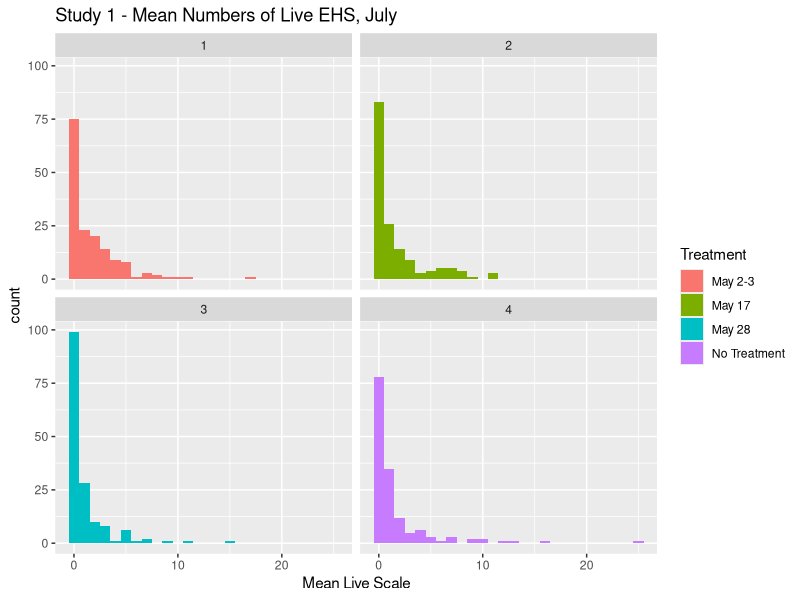

Recreate this plot in R. (Note: this script raises an error after producing the figure.)
# Load the package, read data, and manipulate
library(dplyr)
library(tidyr)
library(ggplot2)
library(stringr)
library(RColorBrewer)
library(ggthemes)
library(viridis)
library(MASS)
library(lme4)
library(tidyverse)
library(multcomp) 
library(multcompView)


## PREPROCESSING ##

# read in file
scalecount <- read.csv(file="EHS count 2024 v7 (study 1).csv", strip.white=TRUE)
colnames(scalecount) <- c("Label", "County","Twigab","Date","Counter","Livescale1","Deadscale1",
                          "Livescale2","Deadscale2","Livescale3","Deadscale3","Prespara","Presfungus",
                          "Presscalenewgr","encarsia")

#delete columns with no info
scalecount <- scalecount[ -c(16:19) ]

#extract and create new column with treatment
scalecount$Treatment<-
  substring(scalecount$Label, first=4, last=4)

#getting zero and 1s as presence and absence
# parasitism
scalecount$Prespara<-replace(scalecount$Prespara, scalecount$Prespara=="yes", 1)
scalecount$Prespara<-replace(scalecount$Prespara, scalecount$Prespara=="y", 1)
scalecount$Prespara<-replace(scalecount$Prespara, scalecount$Prespara=="Y", 1)
scalecount$Prespara<-replace(scalecount$Prespara, scalecount$Prespara=="", 0)
scalecount$Prespara<-replace(scalecount$Prespara, scalecount$Prespara=="n", 0)
scalecount$Prespara<-replace(scalecount$Prespara, scalecount$Prespara=="N", 0)
scalecount$Prespara<-replace(scalecount$Prespara, scalecount$Prespara=="no", 0)

# scale new growth?
scalecount$Presscalenewgr<-replace(scalecount$Presscalenewgr, scalecount$Presscalenewgr=="yes", 1)
scalecount$Presscalenewgr<-replace(scalecount$Presscalenewgr, scalecount$Presscalenewgr=="y", 1)
scalecount$Presscalenewgr<-replace(scalecount$Presscalenewgr, scalecount$Presscalenewgr=="Y", 1)
scalecount$Presscalenewgr<-replace(scalecount$Presscalenewgr, scalecount$Presscalenewgr=="", 0)
scalecount$Presscalenewgr<-replace(scalecount$Presscalenewgr, scalecount$Presscalenewgr=="n", 0)
scalecount$Presscalenewgr<-replace(scalecount$Presscalenewgr, scalecount$Presscalenewgr=="N", 0)
scalecount$Presscalenewgr<-replace(scalecount$Presscalenewgr, scalecount$Presscalenewgr=="no", 0)

# presence of fungus
scalecount$Presfungus<-replace(scalecount$Presfungus, scalecount$Presfungus=="yes", 1)
scalecount$Presfungus<-replace(scalecount$Presfungus, scalecount$Presfungus=="y", 1)
scalecount$Presfungus<-replace(scalecount$Presfungus, scalecount$Presfungus=="Y", 1)
scalecount$Presfungus<-replace(scalecount$Presfungus, scalecount$Presfungus=="", 0)
scalecount$Presfungus<-replace(scalecount$Presfungus, scalecount$Presfungus=="n", 0)
scalecount$Presfungus<-replace(scalecount$Presfungus, scalecount$Presfungus=="N", 0)
scalecount$Presfungus<-replace(scalecount$Presfungus, scalecount$Presfungus=="no", 0)

# change Treatment and County to factors
scalecount <- scalecount %>% 
  mutate(across(c(Treatment, County), as.factor))

# change counts to numeric
scalecount <- scalecount %>% 
  mutate(across(c(Livescale1, Deadscale1, Livescale2, Deadscale2, Livescale3, Deadscale3), as.numeric))

# Add mean live scale and Mean dead scale columns
scalecount<-scalecount %>% 
  mutate(Meanlivescale = rowMeans(dplyr::select(., Livescale1, Livescale2, Livescale3), na.rm = TRUE))
scalecount<-scalecount %>% 
  mutate(Meandeadscale = rowMeans(dplyr::select(., Deadscale1, Deadscale2, Deadscale3), na.rm = TRUE))

#removing labels that were not collected
scalecount<-scalecount %>% drop_na(Livescale1)

#scalecount has both July and November counts in it

# getting first count- July
# "scalecount_july" henceforth refers to July collection
scalecount_july <- subset(scalecount, grepl('July',Date))

# Treatment survival means
tmeans_all <- scalecount_july %>% 
  group_by(Treatment) %>% 
  dplyr::summarize(
    Mean=round(mean(Meanlivescale, na.rm = T),3),
    sd = sd(Meanlivescale),
    n = n(),
    se = sd / sqrt(n),
    cv = sd/Mean * 100
  )
print(tmeans_all)

# Treatment labels
trt_labels <- c("May 2-3", "May 17", "May 28", "No Treatment")

# Exploratory plot 1 - treatment mean of live EHS distribution
get_hist_livescale <- function(data, collection_date) {
  hist_livescale <- ggplot(data=data, aes(x=Meanlivescale, fill=Treatment)) + 
                  geom_histogram(binwidth=1) + 
                  labs(x="Mean Live Scale") + 
                  facet_wrap(~Treatment) + 
                  scale_fill_discrete(labels=trt_labels) + 
                  labs(title=paste("Study 1 - Mean Numbers of Live EHS,",
                                   collection_date))
  return(hist_livescale)
}

get_hist_livescale(scalecount_july, "July")
get_hist_livescale(scalecount_nov, "Nov")

# treatment means as bar plots
Meanlivescale_plot_all <- ggplot(data=tmeans_all, 
                                   aes(x=Treatment, y=Mean
                                   ), na.rm = T) +
  geom_bar(stat="identity", position = position_dodge2(width = 0.9, preserve = "single"))  +
  geom_errorbar(aes(ymin=Mean-se, ymax=Mean+se), position = position_dodge(0.9), width = 0,
                show.legend = FALSE, color="black") +
  labs(x="Treatment Date", y="Mean Live EHS", title="Study 1 - Mean Live EHS on 10 needles of Last Year's Growth") +
  theme_bw() + 
  theme(panel.grid.major = element_blank(), 
        panel.grid.minor = element_blank(),
        axis.text.x=element_text(angle = 35, vjust = 0.5, size=18), 
        axis.title.x = element_text(size=18),
        axis.title.y=element_text(size=18),
        axis.text.y=element_text(size=18),
        legend.text = element_text(size = 14),
        legend.title = element_text(size = 18)
  )+  ylim(0, 3)+
  scale_fill_brewer(palette = "Dark2")+
  scale_color_brewer(palette = "Dark2") + scale_x_discrete(label = trt_labels)
Meanlivescale_plot_all
ggsave(Meanlivescale_plot_all, file="Meanlivescale_plot_all.pdf", 
       width = 6, height=4)


##


####by county#####
# Treatment survival means for July scale count
tmeans_county_july <- scalecount_july %>% 
  group_by(Treatment, County) %>% 
  dplyr::summarize(
    Mean=round(mean(Meanlivescale, na.rm = T),3),
    sd = sd(Meanlivescale),
    n = n(),
    se = sd / sqrt(n),
    cv = sd/Mean * 100
  )
print(tmeans_county_july)

#by county
# Treatment survival means for second (November) scale count
scalecount_nov <- subset(scalecount, grepl('November', Date))
tmeans_county_nov <- scalecount_nov %>% 
  group_by(Treatment, County) %>% 
  dplyr::summarize(
    Mean=round(mean(Meanlivescale, na.rm = T),3),
    sd = sd(Meanlivescale),
    n = n(),
    se = sd / sqrt(n),
    cv = sd/Mean * 100
  )
print(tmeans_county_nov)

# Mean live scale plot by county for July
Meanlivescale_plot_county_july <- ggplot(data=tmeans_county_july, 
                                    aes(x=Treatment, y=Mean, fill=County, colour=County
                                    ), na.rm = T) +
  geom_bar(stat="identity", position = position_dodge2(width = 0.9, preserve = "single"))  +
  geom_errorbar(aes(ymin=Mean-se, ymax=Mean+se), position = position_dodge(0.9), width = 0,
                show.legend = FALSE, color="black") +
  labs(x="Treatment", y="Mean Live Count", title="Study 1 - Mean Live Scale By County - July") +
  theme_bw() + 
  theme(panel.grid.major = element_blank(), 
        panel.grid.minor = element_blank(),
        axis.text.x=element_text(angle = 35, vjust = 0.5, size=18), 
        axis.title.x = element_text(size=18),
        axis.title.y=element_text(size=18),
        axis.text.y=element_text(size=18),
        legend.text = element_text(size = 14),
        legend.title = element_text(size = 18)
  )+  ylim(0, 5)+
  scale_fill_brewer(palette = "Dark2")+
  scale_color_brewer(palette = "Dark2") + scale_x_discrete(label = trt_labels)
Meanlivescale_plot_county_july

# save as a PDF image July collection 
ggsave(Meanlivescale_plot_county, file="Meanlivescale_plot_county.pdf", 
       width = 6, height=4)

# November collection plot, by county
Meanlivescale_plot_county_nov <- ggplot(data=tmeans_county_nov, 
                                     aes(x=Treatment, y=Mean, fill=County, colour=County
                                     ), na.rm = T) +
  geom_bar(stat="identity", position = position_dodge2(width = 0.9, preserve = "single"))  +
  geom_errorbar(aes(ymin=Mean-se, ymax=Mean+se), position = position_dodge(0.9), width = 0,
                show.legend = FALSE, color="black") +
  labs(x="Treatment", y="Mean Live Count", title="Study 1 - Mean Live Scale By County - Nov") +
  theme_bw() + 
  theme(panel.grid.major = element_blank(), 
        panel.grid.minor = element_blank(),
        axis.text.x=element_text(angle = 35, vjust = 0.5, size=18), 
        axis.title.x = element_text(size=18),
        axis.title.y=element_text(size=18),
        axis.text.y=element_text(size=18),
        legend.text = element_text(size = 14),
        legend.title = element_text(size = 18)
  )+
  ylim(0, 5)+
  scale_fill_brewer(palette = "Dark2")+
  scale_color_brewer(palette = "Dark2") + scale_x_discrete(label = trt_labels)
Meanlivescale_plot_county_nov

# save as a PDF image  - plot of mean live scale, november collection
ggsave(Meanlivescale_plot_county2, file="Meanlivescale_plot_county2.pdf", 
       width = 6, height=4)


##### ##Kruskal wallace, will use: ####
shapiro.test(scalecount_july$Livescale1)
#W = 0.58685, p-value < 2.2e-16 . less than .05, thus data is non normal
#first count:
kruskal.test(Livescale1 ~ Treatment, data = scalecount_july)

pairwise.wilcox.test(scalecount_july$Livescale1, scalecount_july$Treatment,
                     p.adjust.method = "BH")


#second count:
shapiro.test(scalecount_nov$Livescale1)
#W = 0.65372, p-value < 2.2e-16 less than .05, thus data is non normal
kruskal.test(Livescale1 ~ Treatment, data = scalecount_nov)

pairwise.wilcox.test(scalecount_nov$Livescale1, scalecount_nov$Treatment,
                     p.adjust.method = "BH")


###looking at percentages of parasitized ####

#first count:

#extract and create new column with treatment-
scalecountfung_july<-scalecount_july


#remove twigs with no scale
# Note: Ask client about meaning of 0 counts!! 
scalecountfung_july<-scalecountfung_july[rowSums(scalecountfung_july[, 6:11] == 0) < 2,]
scalecountfung_july<-scalecountfung_july %>% drop_na(Label) #some samples only have one twig, dropping those

# Treatment means - percentage of parasitism in July collection
tmeans_july_para <-scalecountfung_july %>% 
  group_by(Treatment) %>% 
  summarise(
    percent_yes = mean(Prespara == 1),
    percent_yes100 = round(percent_yes*100),
  )

tmeans_july_para$Collection<-"July"
#checking to make sure we are getting the presence absence mean percentage 
#write.csv(scalecountfung_july,"~/Downloads/scalecountfung_july.csv", row.names = FALSE)

# Convert presence of parasitism to numeric and perform normality check
# definitely not normal, binary data
scalecountfung_july$Prespara<-as.numeric(scalecountfung_july$Prespara)
shapiro.test(scalecountfung_july$Prespara)

#W = 0.58143, p-value < 2.2e-16 . less than .05, thus data is non normal

# perform Kruskal-Wallis test and Wilcox text
#first count:
kruskal.test(Prespara ~ Treatment, data = scalecountfung_july)

# Note - cannot compute exact value due to ties
pairwise.wilcox.test(scalecountfung_july$Prespara, scalecountfung_july$Treatment,
                     p.adjust.method = "BH")

#  1       2     3    4
#  2 0.313 -     -    
#  3 0.161 0.032 -    
#  4 0.766 0.388 0.124


#second count (November):

#extract and create new column with treatment-
scalecountfung2<-scalecount_nov

#remove twigs with no scale and only one twig
# ASK - why remove samples with only one twig?
scalecountfung2<-scalecountfung2[rowSums(scalecountfung2[, 6:11] == 0) < 2,]
scalecountfung2<-scalecountfung2 %>% drop_na(Label) #some samples only have one twig, dropping those

#percentage of parasitism in a group
tmeans_nov_para<-scalecountfung2 %>% 
  group_by(Treatment) %>% 
  summarise(
    percent_yes = mean(Prespara == 1),
    percent_yes100 = round(percent_yes*100),
  )

tmeans_nov_para$Collection<-"Nov"
scalecountfung2$Prespara<-as.numeric(scalecountfung2$Prespara)

# check normality
# Should not be normal data? Binary
shapiro.test(scalecountfung2$Prespara)

#W = 0.58143, p-value < 2.2e-16 . less than .05, thus data is non normal
#first count:
kruskal.test(Prespara ~ Treatment, data = scalecountfung2)

# This one does run! Probably because the 0s were removed?
pairwise.wilcox.test(scalecountfung2$Prespara, scalecountfung2$Treatment,
                     p.adjust.method = "BH")

#1       2     3    
#2 0.256 -     -    
#3 0.021 0.205 -    
#4 0.238 0.885 0.205


# COMBINING DATA

# combine parasitic tables
para_table<-dplyr::bind_rows(tmeans_july_para, tmeans_nov_para)

#make plot for parasitism count
# label with treatment dates
trt_labels <- c("May 2-3", "May 17", "May 28", "No Treatment")

# plot means by collection date and an X value (treatment, county)
plot_means_by_collection <- function(data, title, x_str, y_str, labels=trt_labels) {
  x_sym <- ensym(x_str)
  y_sym <- ensym(y_str)
  trt_coll_plot <- ggplot(data=data, 
                          aes(x={{x_sym}}, y={{y_sym}}, 
                              fill=Collection, colour=Collection
                          ), na.rm = T) +
    geom_bar(stat="identity", 
             position = position_dodge2(width = 0.9, preserve = "single"))  +
    labs(x=x_str, y="Presence Mean Percentage", title=title) +
    theme_bw() + 
    theme(panel.grid.major = element_blank(), 
          panel.grid.minor = element_blank(),
          axis.text.x=element_text(angle = 45, vjust = 0.5, size=18), 
          axis.title.x = element_text(size=18),
          axis.title.y=element_text(size=18),
          axis.text.y=element_text(size=18),
          legend.text = element_text(size = 14),
          legend.title = element_text(size = 18)
    )+
    scale_fill_brewer(palette = "Dark2") +
    scale_color_brewer(palette = "Dark2")  + scale_x_discrete(label = labels)
  
  return(trt_coll_plot)
}

para_plot <- plot_means_by_collection(data=para_table, 
                                          title="Study 1 - Parasitism Means Percentages",
                                          x_str="Treatment",
                                          y_str="percent_yes100")
para_plot
ggsave(para_plot, file="Pres_mean_plot.pdf", 
       width = 6, height=10)


# distribution of parasitized "yes"
get_hist_livescale(scalecount_july, "July")


####presence of fungi####
#by county

# Treatment survival means - November, by county (not by treatment?)
tmeans_fungus_july <- scalecount_july %>% 
  group_by(County) %>% 
  summarise(
    percent_yes = mean(Presfungus == 1),
    percent_yes100 = round(percent_yes*100),
  )
tmeans_fungus_july$Collection<-"July"

tmeans_fungus_nov <- scalecount_nov %>% 
  group_by(County) %>% 
  summarise(
    percent_yes = mean(Presfungus == 1),
    percent_yes100 = round(percent_yes*100),
  )
tmeans_fungus_nov$Collection<-"Nov"
print(tmeans_fungus_nov)

fungus_table_county <- dplyr::bind_rows(tmeans_fungus_july, tmeans_fungus_nov)

# Plot for county with both July and November
county_labels <- c("Ashe", "Avery", "Mitchell", "Watauga")
plot_means_by_collection(data=fungus_table_county, 
                         title="Study 1 - Mean Presence Percentage of Fungus", 
                         x_str="County",
                         y_str="percent_yes100",
                         labels=county_labels)

# November-only plot for County
tmeans_fungus_plot <- ggplot(data=tmeans_fungus_nov, 
                             aes(x=County, y=percent_yes100
                             ), na.rm = T) +
  geom_bar(stat="identity", position = position_dodge2(width = 0.9, preserve = "single"))  +
  labs(x="County", y="Mean Presence %", title="Study 1 - Mean Presence Percentage of Fungus, Nov") +
  theme_bw() + 
  theme(panel.grid.major = element_blank(), 
        panel.grid.minor = element_blank(),
        axis.text.x=element_text(angle = 35, vjust = 0.5, size=18), 
        axis.title.x = element_text(size=18),
        axis.title.y=element_text(size=18),
        axis.text.y=element_text(size=18),
        legend.text = element_text(size = 14),
        legend.title = element_text(size = 18)
  )+
  scale_fill_brewer(palette = "Dark2")+
  scale_color_brewer(palette = "Dark2") 
tmeans_fungus_plot
ggsave(tmeans_fungus_plot, file="tmeans_fungus_plot.pdf", 
       width = 4, height=6)


# Get by treatment
tmeans_fungus_trt_july <- scalecount_july %>% 
  group_by(Treatment) %>% 
  summarise(
    percent_yes = mean(Presfungus == 1),
    percent_yes100 = round(percent_yes*100),
  )
tmeans_fungus_trt_july$Collection<-"July"

tmeans_fungus_trt_nov <- scalecount_nov %>% 
  group_by(Treatment) %>% 
  summarise(
    percent_yes = mean(Presfungus == 1),
    percent_yes100 = round(percent_yes*100),
  )
tmeans_fungus_trt_nov$Collection<-"Nov"

fungus_table_trt <- dplyr::bind_rows(tmeans_fungus_trt_july, 
                                        tmeans_fungus_trt_nov)
tmeans_fungus_plot_trt <- plot_means_by_collection(data=fungus_table_trt, 
                                                   title="Study 1 - Mean Presence Percentage of Fungus",
                                                   x_str="Treatment",
                                                   y_str="percent_yes100")
ggsave(tmeans_fungus_plot_trt, file="tmeans_fungus_plot_trt.pdf", 
       width = 4, height=6)


# Fungus count for Mitchell county only
scalecount_novmitchell <- subset(scalecount_nov, grepl('Mitchell',County))
scalecount_novmitchell<-scalecount_novmitchell[rowSums(scalecount_novmitchell[, 6:11] == 0) < 2,]
scalecount_novmitchell<-scalecount_novmitchell %>% drop_na(Label)

tmeans_nov_para_mitchell<-scalecount_novmitchell %>% 
  group_by(Treatment) %>% 
  summarise(
    percent_yes = mean(Presfungus == 1),
    percent_yes100 = round(percent_yes*100),
  )

scalecount_novmitchell$Prespara<-as.numeric(scalecount_novmitchell$Prespara)

#not significant- no difference in fungus among treatments in mitchell county 
kruskal.test(Prespara ~ Treatment, data = scalecount_novmitchell)
#Kruskal-Wallis chi-squared = 3.9077, df = 3, p-value = 0.2716
pairwise.wilcox.test(scalecount_novmitchell$Prespara, scalecountfung2$Treatment,
                     p.adjust.method = "BH")

###encarsia########

# Encarsia originally only looked at for Nov?
scalecountencar_nov <- scalecount_nov
scalecountencar_july <- scalecount_july


#remove twigs with no scale
scalecountencar_nov <-scalecountencar_nov %>% drop_na(encarsia) #some samples only have one twig, dropping those
scalecountencar_july <- scalecountencar_july %>% drop_na(encarsia)

tmeans_encar_july <- scalecountencar_july %>% 
  group_by(Treatment) %>% 
  dplyr::summarize(
    Mean=round(mean(encarsia, na.rm = T),3),
    sd = sd(encarsia),
    n = n(),
    se = sd / sqrt(n),
    cv = sd/Mean * 100
  )
tmeans_encar_july$Collection<-"July"

tmeans_encar_nov <- scalecountencar_nov %>% 
  group_by(Treatment) %>% 
  dplyr::summarize(
    Mean=round(mean(encarsia, na.rm = T),3),
    sd = sd(encarsia),
    n = n(),
    se = sd / sqrt(n),
    cv = sd/Mean * 100
  )
tmeans_encar_nov$Collection<-"Nov"
print(tmeans_encar)

encar_table_trt <- dplyr::bind_rows(tmeans_encar_july, 
                                     tmeans_encar_nov)

# plot Encarsia means by collection date
tmeans_encar_plot_trt <- plot_means_by_collection(data=encar_table_trt, 
                                                   title="Study 1 - Mean Encarsia Count",
                                                   x_str="Treatment",
                                                   y_str="Mean")

# Encarsia by treatment, November only
scalecountencar_plot <- ggplot(data=tmeans_encar_nov, 
                               aes(x=Treatment, y=Mean
                               ), na.rm = T) +
  geom_bar(stat="identity", position = position_dodge2(width = 0.9, preserve = "single"))  +
  geom_errorbar(aes(ymin=Mean-se, ymax=Mean+se), position = position_dodge(0.9), width = 0,
                show.legend = FALSE, color="black") +
  labs(x="Treatment Date", y="Mean Count", title="Mean Numbers of Encarsia - November") +
  theme_bw() + 
  theme(panel.grid.major = element_blank(), 
        panel.grid.minor = element_blank(),
        axis.text.x=element_text(angle = 35, vjust = 0.5, size=18), 
        axis.title.x = element_text(size=18),
        axis.title.y=element_text(size=18),
        axis.text.y=element_text(size=18),
        legend.text = element_text(size = 14),
        legend.title = element_text(size = 18)
  )+
  scale_fill_brewer(palette = "Dark2")+
  scale_color_brewer(palette = "Dark2")  + scale_x_discrete(label = trt_labels)
scalecountencar_plot
ggsave(scalecountencar_plot, file="Encarsia means.pdf", 
       width = 6, height=4)


# TODO: should convert into function
ggplot(data=scalecountencar_july, aes(x=encarsia, fill=Treatment)) + 
  geom_histogram(binwidth=2) + 
  labs(x="Encarsia Count") + 
  facet_wrap(~Treatment) + 
  scale_fill_discrete(labels=trt_labels) + 
  labs(title=paste("Study 1 - Encarsia Count,",
                   "July"))

ggplot(data=scalecountencar_nov, aes(x=encarsia, fill=Treatment)) + 
  geom_histogram(binwidth=2) + 
  labs(x="Encarsia Count") + 
  facet_wrap(~Treatment) + 
  scale_fill_discrete(labels=trt_labels) + 
  labs(title=paste("Study 1 - Encarsia Count,",
                   "Nov"))



#scalecountfung2$Prespara<-as.numeric(scalecountfung2$Prespara)
shapiro.test(scalecountencar$encarsia)

#W = 0.64279, p-value < 2.2e-16 not normal
kruskal.test(encarsia ~ Treatment, data = scalecountencar)
#Kruskal-Wallis chi-squared = 10.057, df = 3, p-value = 0.01809 significant

pairwise.wilcox.test(scalecountencar$encarsia, scalecountencar$Treatment,
                     p.adjust.method = "BH")
#1         2      3     
#2 0.4788 -      -     
#3 0.3075 0.7669 -     
#4 0.1603 0.1114 0.0065
